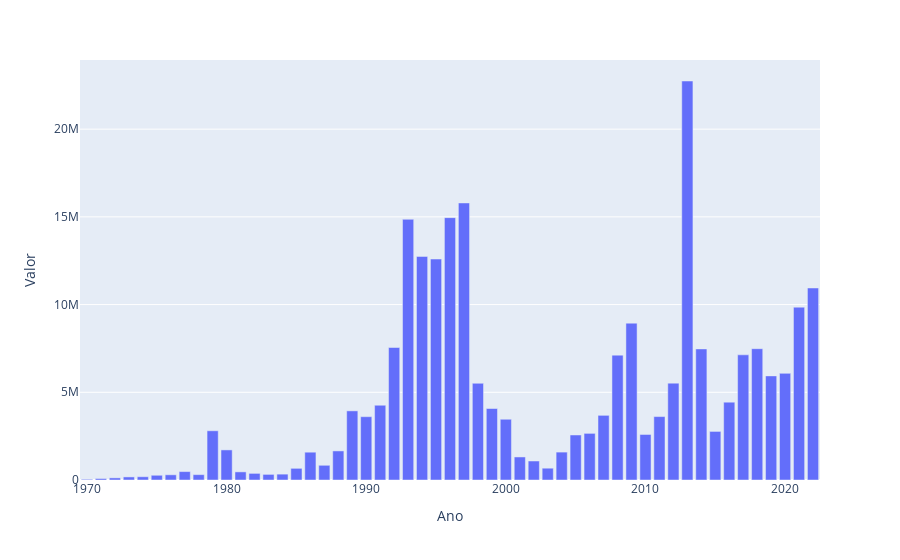

Notebook cell for this chart:
### Code cell
fig = px.bar(df_aux, x="Ano", y="Valor")
fig.show()

### Figure 1 — Plotly figure (JSON) as saved in the notebook; plotly's stock layout.template omitted (floating-point values rounded to 4 significant figures)
{"data": [{"alignmentgroup": "True", "hovertemplate": "Ano=%{x}<br>Valor=%{y}<extra></extra>", "legendgroup": "", "marker": {"color": "#636efa", "pattern": {"shape": ""}}, "name": "", "offsetgroup": "", "orientation": "v", "showlegend": false, "textposition": "auto", "type": "bar", "x": [1970, 1971, 1972, 1973, 1974, 1975, 1976, 1977, 1978, 1979, 1980, 1981, 1982, 1983, 1984, 1985, 1986, 1987, 1988, 1989, 1990, 1991, 1992, 1993, 1994, 1995, 1996, 1997, 1998, 1999, 2000, 2001, 2002, 2003, 2004, 2005, 2006, 2007, 2008, 2009, 2010, 2011, 2012, 2013, 2014, 2015, 2016, 2017, 2018, 2019, 2020, 2021, 2022], "xaxis": "x", "y": [40500, 83465, 121097, 174792, 185871, 269581, 296169, 479276, 305419, 2805489, 1715037, 462930, 377201, 319645, 333911, 665151, 1585073, 838814, 1656919, 3940676, 3608887, 4261560, 7552365, 14860591, 12744833, 12596412, 14956324, 15793866, 5512678, 4074292, 3463277, 1313229, 1082939, 672524, 1590613, 2566000, 2658107, 3686150, 7118100, 8940988, 2595303, 3615120, 5521293, 22744845, 7472795, 2769160, 4434704, 7135607, 7486063, 5934826, 6078288, 9851942, 10945282], "yaxis": "y"}], "layout": {"barmode": "relative", "legend": {"tracegroupgap": 0}, "margin": {"t": 60}, "xaxis": {"anchor": "y", "domain": [0, 1], "title": {"text": "Ano"}}, "yaxis": {"anchor": "x", "domain": [0, 1], "title": {"text": "Valor"}}}}
